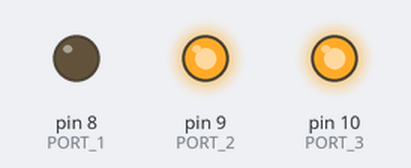
The sketch below on a simulated Arduino Mega 2560, built with avr-gcc and run on an emulated ATmega2560. Shown: output pins drawn as LEDs (lit = HIGH). MIDI output is not drawn.

Above: at 0.1 s.
At 1.1 s:
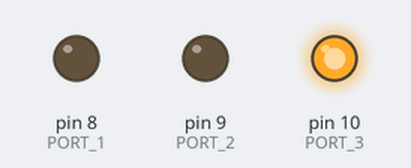
At 2.1 s:
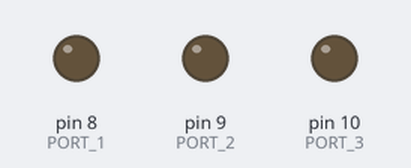
At 5.1 s:
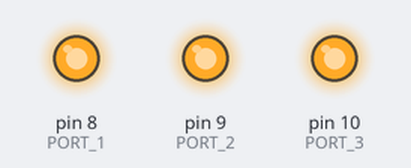
Timing chart, 0 to 6.6 s (numbered marks = the images above):
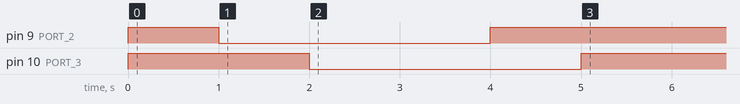

The sketch:

midi_multiport_x3.ino
```cpp
#include "leds_utils.h"
#include "midi_utils.h"

int counter = 0;

void setup() {
  initSystem();
}

void loop() {
  MIDI.read();

  if(counter > 1000) {
    turnOffLed(PORT_1);
    turnOffLed(PORT_2);
    turnOffLed(PORT_3);
    counter = 0;
  }

  counter++;
}
```

leds_utils.h
```cpp
#define PORT_1 8
#define PORT_2 9
#define PORT_3 10

void turnOnLed(byte portNumber) {
  digitalWrite(portNumber, LOW);
}

void turnOffLed(byte portNumber) {
  digitalWrite(portNumber, HIGH);
}

void initLeds() {
  pinMode(PORT_1, OUTPUT);
  pinMode(PORT_2, OUTPUT);
  pinMode(PORT_3, OUTPUT);
  turnOffLed(PORT_1);
  turnOffLed(PORT_2);
  turnOffLed(PORT_3);

  turnOnLed(PORT_1);
  delay(1000);
  turnOnLed(PORT_2);
  delay(1000);
  turnOnLed(PORT_3);
  delay(1000);

  turnOffLed(PORT_1);
  delay(1000);
  turnOffLed(PORT_2);
  delay(1000);
  turnOffLed(PORT_3);

}
```

midi_utils.h
```cpp
#include <MIDI.h>

MIDI_CREATE_DEFAULT_INSTANCE();
#define NOTEON 0b1001
#define NOTEOFF 0b1000
#define MONOPRESSURE 0b1101
#define POLYPRESSURE 0b1010
#define PROGRAMCHANGE 0b1100
#define PITCHBEND 0b1110
#define CONTROLCHANGE 0b1011

#define TIMECODEQUARTEFRAME 0xF1
#define SONGPOSITION 0xF2
#define SONGSELECT 0xF3
#define CLOCK 0xF8
#define START 0xFA
#define CONTINUE 0xFB
#define STOP 0xFC

void sendMidiMessage(byte command, byte channel, byte value1, byte value2) {
  byte cmd = command * 16 + 0;

  if(channel > 0 && channel <= 5) {
    turnOnLed(PORT_1);
    Serial1.write(cmd);
    Serial1.write(value1);
    Serial1.write(value2);
  }

  if(channel > 5 && channel <= 10) {
    turnOnLed(PORT_2);
    Serial2.write(cmd);
    Serial2.write(value1);
    Serial2.write(value2);
  }

  if(channel > 10 && channel <= 16) {
    turnOnLed(PORT_3);
    Serial3.write(cmd);
    Serial3.write(value1);
    Serial3.write(value2);
  }
}

void sendShortChannelMidiMessage(byte command, byte channel, byte value) {
  byte cmd = command * 16 + 0;

  if(channel > 0 && channel <= 5) {
    turnOnLed(PORT_1);
    Serial1.write(cmd);
    Serial1.write(value);
  }

  if(channel > 5 && channel <= 10) {
    turnOnLed(PORT_2);
    Serial2.write(cmd);
    Serial2.write(value);
  }

  if(channel > 10 && channel <= 16) {
    turnOnLed(PORT_3);
    Serial3.write(cmd);
    Serial3.write(value);
  }
}

void sendMidiShortMessage(byte command, byte value) {
  byte cmd = command * 16 + 0;

  Serial1.write(cmd);
  Serial1.write(value);

  Serial2.write(cmd);
  Serial2.write(value);

  Serial3.write(cmd);
  Serial3.write(value);

  turnOnLed(PORT_1);
  turnOnLed(PORT_2);
  turnOnLed(PORT_3);
}

void sendMidiClockMessage(byte cmd) {
    Serial1.write(cmd);
    Serial2.write(cmd);
    Serial3.write(cmd);
    turnOnLed(PORT_1);
    turnOnLed(PORT_2);
    turnOnLed(PORT_3);
}

void handleControlChange(byte channel, byte number, byte value) {
  sendMidiMessage(CONTROLCHANGE, channel, number, value);
}

void handleNoteOn(byte channel, byte pitch, byte velocity) {
  sendMidiMessage(NOTEON, channel, pitch, velocity);
}

void handleNoteOff(byte channel, byte pitch, byte velocity) {
  sendMidiMessage(NOTEOFF, channel, pitch, velocity);
}

void handleAfterTouchPoly(byte channel, byte note, byte pressure) {
  sendMidiMessage(POLYPRESSURE, channel, note, pressure);
}

void handleProgramChange(byte channel, byte number) {
  sendShortChannelMidiMessage(PROGRAMCHANGE, channel, number);
}

void handleAfterTouchChannel(byte channel, byte pressure) {
  sendShortChannelMidiMessage(MONOPRESSURE, channel, pressure);
}

void handlePitchBend(byte channel, int bend) {
  sendMidiMessage(PITCHBEND, channel, bend >> 7, bend & 0x7F);
}

void handleTimeCodeQuarterFrame(byte data) {
  sendMidiShortMessage(TIMECODEQUARTEFRAME, data);
}

void handleSongPosition(unsigned int beats) {
  sendMidiMessage(0, 100, beats >> 7, beats & 0xFF);
}

void handleSongSelect(byte songnumber) {
  sendMidiShortMessage(SONGSELECT, songnumber);
}

void handleClock(void) {
  sendMidiClockMessage(CLOCK);
}

void handleStart(void) {
  sendMidiClockMessage(START);
}

void handleContinue(void) {
  sendMidiClockMessage(CONTINUE);
}

void handleStop(void) {
  sendMidiClockMessage(STOP);
}

void initSystem() {
  Serial1.begin(31250);
  while (!Serial1) { delay(50);}

  Serial2.begin(31250);
  while (!Serial2) { delay(50);}

  Serial3.begin(31250);
  while (!Serial3) { delay(50);}

  MIDI.begin(MIDI_CHANNEL_OMNI);

  Serial.begin(115200);

  while (!Serial) { delay(50);}

  MIDI.setHandleControlChange(handleControlChange);
  MIDI.setHandleNoteOn(handleNoteOn);
  MIDI.setHandleNoteOff(handleNoteOff);

  MIDI.setHandleAfterTouchPoly(handleAfterTouchPoly);
  MIDI.setHandleControlChange(handleControlChange);
  MIDI.setHandleProgramChange(handleProgramChange);
  MIDI.setHandleAfterTouchChannel(handleAfterTouchChannel);
  MIDI.setHandlePitchBend(handlePitchBend);
  MIDI.setHandleTimeCodeQuarterFrame(handleTimeCodeQuarterFrame);
  MIDI.setHandleSongPosition(handleSongPosition);
  MIDI.setHandleSongSelect(handleSongSelect);
  MIDI.setHandleClock(handleClock);
  MIDI.setHandleStart(handleStart);
  MIDI.setHandleContinue(handleContinue);
  MIDI.setHandleStop(handleStop);

  initLeds();
}
```
